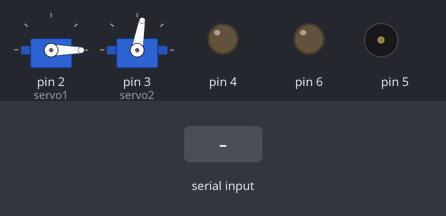
Simulated run of this sketch. Board: Arduino Uno, built with avr-gcc and run on an emulated ATmega328P. On the bench: 2 × servo, output pins drawn as LEDs (lit = HIGH), buzzer (waves = sounding). Dashed ring = blinking. The inputs (shaded band) are chosen by the test bench.

Above: at 1.2 s.
1.3 s: "0" received over Serial
At 2.15 s:
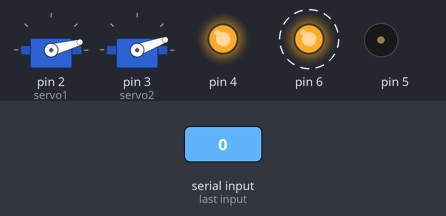
At 3.2 s:
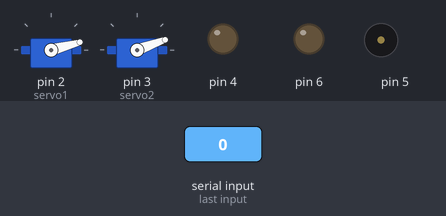
4.3 s: byte 97 ('a') received over Serial
At 4.5 s:
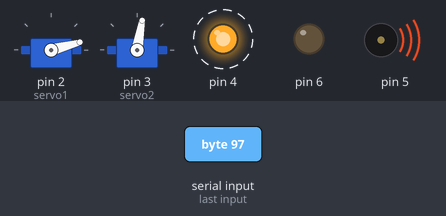
16.3 s: byte 114 ('r') received over Serial
Timing chart, 0 to 34.8 s (numbered marks = the images above; inputs shaded):
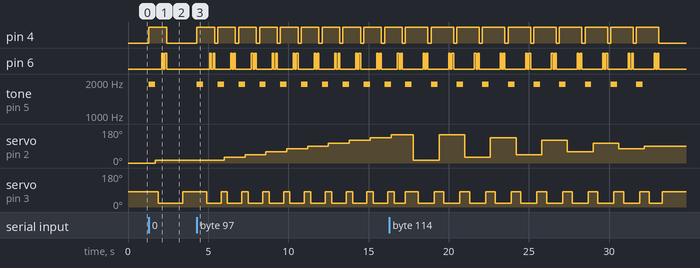

The sketch:

BT_fire_ignitor.ino
```cpp
#include <Servo.h>

Servo servo1;
Servo servo2;

int n;
int t;
void setup() {

  Serial.begin(9600);
  servo1.attach(2);
  servo2.attach(3);
  pinMode(4, OUTPUT);
  pinMode(5, OUTPUT);
  pinMode(6, OUTPUT);
  servo1.write(0);
  servo2.write(80);
}

void loop() {
  if (Serial.available()) {
    char c = Serial.read();
    if (c == '0') {
      n = 1;
      t = 200;
      ignite();
      Reset();
    }
    else if (c == '1') {
      n = 2;
      t = 200;
      ignite();
      Reset();
    }
    else if (c == '2') {
      n = 3;
      t = 200;
      ignite();
      Reset();
    }
    else if (c == '3') {
      n = 4;
      t = 200;
      ignite();
      Reset();
    }
    else if (c == '4') {
      n = 5;
      t = 200;
      ignite();
      Reset();
    }
    else if (c == '5') {
      n = 6;
      t = 200;
      ignite();
      Reset();
    }
    else if (c == '6') {
      n = 7;
      t = 200;
      ignite();
      Reset();
    }
    else if (c == '7') {
      n = 8;
      t = 200;
      ignite();
      Reset();
    }
    else if (c == '8') {
      n = 9;
      t = 200;
      ignite();
      Reset();
    }
    else if (c == '9') {
      n = 10;
      t = 200;
      ignite();
      Reset();
    }
    else if (c == 'a') {
      allInRow();
    }
    else if (c == 'r') {
      Random();
    }
    else if (c == 't') {
      timer();
    }
    else if (c == 'q') {
      push();
    }
    else if (c == 'w') {
      pushOut();
    }
  }
}
```

function.ino
```cpp
void ignite() {
  digitalWrite(4, HIGH);
  tone(5, 1912, 200);
  delay(200);
  tone(5, 1912, 200);
  servo2.write(80);
  delay(t);
  servo1.write(15 * n);
  delay(t);
  servo2.write(20);
  delay(t);
  digitalWrite(6, HIGH);
  delay(100);
  digitalWrite(6, LOW);
  delay(100);
  digitalWrite(6, HIGH);
  delay(100);
  digitalWrite(6, LOW);
  digitalWrite(4, LOW);
  delay(200);
}

void allInRow() {
  t = 200;
  for (n = 1; n < 11; n++) {
    ignite();
  }
  servo2.write(80);
}

void Random() {
  t = 300;
  for (int x = 1; x < 6; x++) {
    n = x;
    ignite();
    n = 11 - x;
    ignite();
  }
  servo2.write(80);
}

void Reset() {
  delay(800);
  servo2.write(80);
}

void timer() {
  n = 1;
  t = 300;
  digitalWrite(4, HIGH);
  delay(56000);
  tone(5, 1912, 200);
  delay(800);
  tone(5, 1912, 200);
  delay(800);
  tone(5, 1912, 200);
  delay(800);
  delay(800);
  ignite();
  servo2.write(80);
}

void push() {
  digitalWrite(4, HIGH);
  tone(5, 1912, 200);
  delay(200);
  tone(5, 1912, 200);
  servo2.write(20);
  digitalWrite(6, HIGH);
  delay(100);
  digitalWrite(6, LOW);
  delay(100);
  digitalWrite(6, HIGH);
}

void pushOut() {
  servo2.write(80);
  digitalWrite(6, LOW);
  digitalWrite(4, LOW);
  delay(200);
}
```

Measured:
- after the input at 1.3 s, pin 4: LOW → HIGH at once, → LOW 1.1 s later; pin 6: alternates HIGH for 0.10 s and LOW for 0.10 s, 4 changes in all, then stays LOW, starting after 0.80 s
- after the input at 4.3 s, pin 4: alternates HIGH for 1.1 s and LOW for 0.20 s, starting at once; pin 6: LOW → HIGH after 0.80 s, then repeats every 1.3 s: LOW 0.10 s, HIGH 0.10 s, LOW 1.0 s, HIGH 0.10 s
